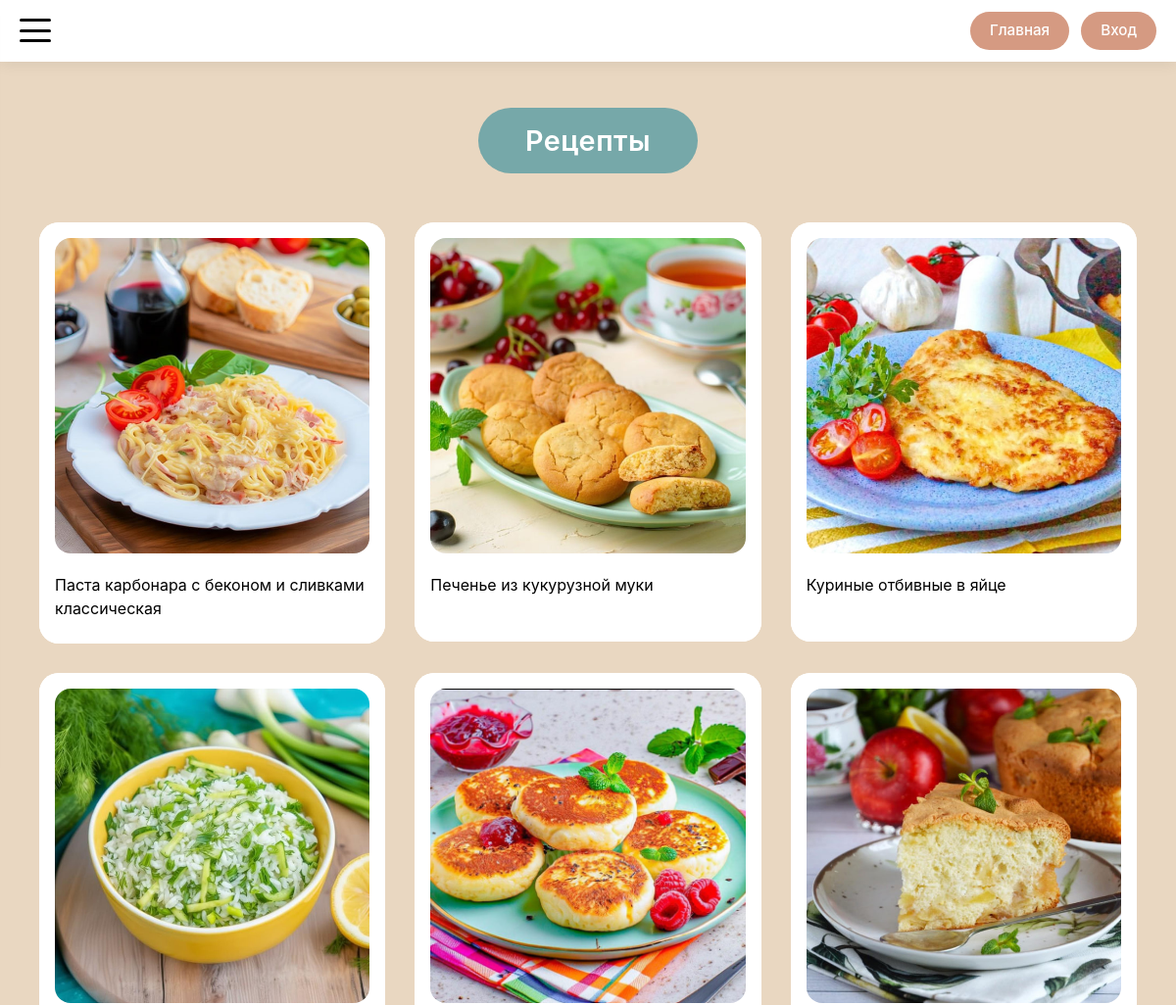
Page /recipes (upper part) on the earlier database version.
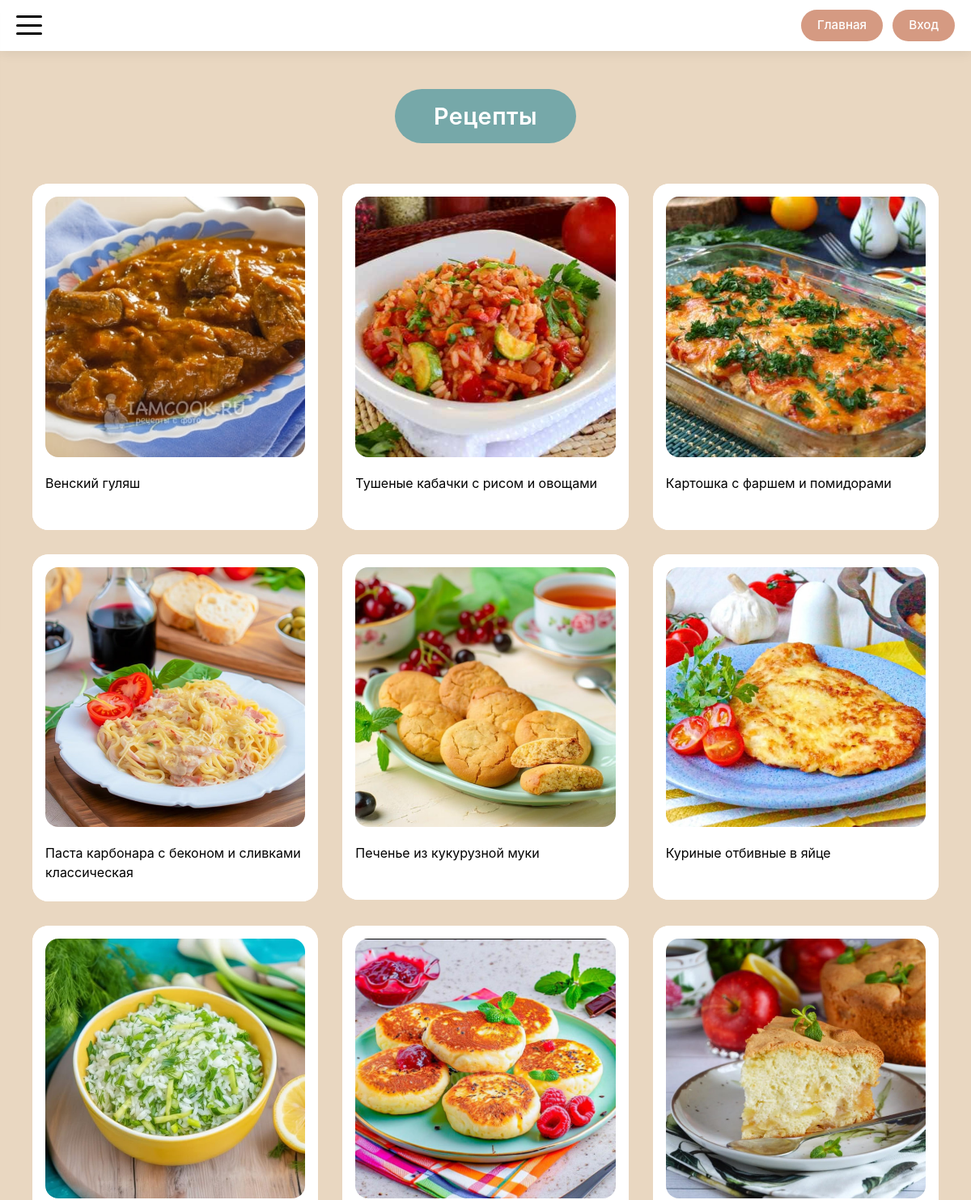
Same page on the later database version.
### models.py (models this page shows)
class Recipe(db.Model):
    __tablename__ = 'recipe'
    id = db.Column(db.Integer, primary_key=True)
    title = db.Column(db.String(200), nullable=False)
    description = db.Column(db.Text)
    author_id = db.Column(db.Integer, db.ForeignKey('user.id'), nullable=False)
    status = db.Column(db.Enum(RecipeStatusEnum), nullable=False, default=RecipeStatusEnum.PENDING)
    created_at = db.Column(db.DateTime, default=datetime.utcnow)
    updated_at = db.Column(db.DateTime, default=datetime.utcnow, onupdate=datetime.utcnow)
    main_image_url = db.Column(db.String(300))
    calories = db.Column(db.Float, nullable=True)
    proteins = db.Column(db.Float, nullable=True)
    fats = db.Column(db.Float, nullable=True)
    carbohydrates = db.Column(db.Float, nullable=True)
    ingredients = db.Column(db.JSON)  # В SQLAlchemy JSON может хранить массивы
    steps = db.relationship('RecipeStep', backref='recipe', lazy='dynamic', cascade='all, delete-orphan')
    comments = db.relationship('Comment', backref='recipe', lazy='dynamic', cascade='all, delete-orphan')
    notes = db.relationship('Note', backref='recipe', lazy='dynamic', cascade='all, delete-orphan')
    favorites = db.relationship('Favorite', backref='recipe', lazy='dynamic', cascade='all, delete-orphan')
    cart_items = db.relationship('CartItem', backref='recipe', lazy='dynamic', cascade='all, delete-orphan')

### routes/recipe_routes.py (the view)
@app.route('/recipes')
def recipes():
    limit = request.args.get('limit', 21, type=int)
    offset = request.args.get('offset', 0, type=int)
    recipes_query = Recipe.query.filter_by(
        status=RecipeStatusEnum.PUBLISHED
    ).order_by(Recipe.created_at.desc())
    total = recipes_query.count()
    recipes = recipes_query.offset(offset).limit(limit).all()
    has_next = offset + limit < total
    has_prev = offset > 0
    return render_template(
        'recipes/recipes.html',
        recipes=recipes,
        limit=limit,
        offset=offset,
        has_next=has_next,
        has_prev=has_prev
    )

### app.py (called while the page is built)
@app.context_processor
def inject_enums():
    return dict(UserRoleEnum=UserRoleEnum)

### templates/recipes/recipes.html (shortened to what this page needs)
{% extends 'base/base.html' %}
{% block main_class %}gallery-main{% endblock %}
{% block container_class %}gallery-container{% endblock %}
{% block content %}
<div class="gallery-header-wrapper">
    <h1 class="gallery-title">Рецепты</h1>
</div>
<div class="gallery-grid">
    {% for recipe in recipes %}
    {% with
    detail_endpoint = 'recipe_detail',
    item_id = recipe.id
    %}
    {% include 'components/_card.html' with context %}
    {% endwith %}
    {% endfor %}
</div>
{% endblock %}

### templates/components/_card.html (shortened to what this page needs)
{% if detail_endpoint == 'recipe_detail' or  detail_endpoint == 'recipe_manage' %}
<div class="card">
    <a href="{{ url_for(detail_endpoint, recipe_id=item_id) }}"
       class="card-link">
        <div class="card-inner">
            <div class="card-image">
                <img src="{{ recipe.main_image_url if (recipe and recipe.main_image_url) else 'https://placehold.co/400x300' }}"
                     alt="{{ recipe.title if recipe else 'Рецепт' }}">
            </div>
            <div class="card-text">{{ recipe.title if recipe else 'Рецепт' }}</div>
        </div>
    </a>
</div>
{% endif %}

Differences in the rows shown:
added Recipe: main_image_url (picture), title "Венский гуляш"
added Recipe: main_image_url (picture), title "Тушеные кабачки с рисом и овощами"
added Recipe: main_image_url (picture), title "Картошка с фаршем и помидорами"
